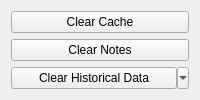
                             <widget class="QFrame" name="frame_11">
                              <property name="frameShape">
                               <enum>QFrame::Shape::NoFrame</enum>
                              </property>
                              <property name="frameShadow">
                               <enum>QFrame::Shadow::Raised</enum>
                              </property>
                              <layout class="QVBoxLayout" name="verticalLayout_40">
                               <item>
                                <widget class="QPushButton" name="clearCache_button">
                                 <property name="sizePolicy">
                                  <sizepolicy hsizetype="Preferred" vsizetype="Preferred">
                                   <horstretch>0</horstretch>
                                   <verstretch>0</verstretch>
                                  </sizepolicy>
                                 </property>
                                 <property name="text">
                                  <string>Clear Cache</string>
                                 </property>
                                </widget>
                               </item>
                               <item>
                                <widget class="QPushButton" name="clearNotes_button">
                                 <property name="sizePolicy">
                                  <sizepolicy hsizetype="Preferred" vsizetype="Preferred">
                                   <horstretch>0</horstretch>
                                   <verstretch>0</verstretch>
                                  </sizepolicy>
                                 </property>
                                 <property name="text">
                                  <string>Clear Notes</string>
                                 </property>
                                </widget>
                               </item>
                               <item>
                                <widget class="QToolButton" name="clearHist_toolbutton">
                                 <property name="sizePolicy">
                                  <sizepolicy hsizetype="Preferred" vsizetype="Preferred">
                                   <horstretch>0</horstretch>
                                   <verstretch>0</verstretch>
                                  </sizepolicy>
                                 </property>
                                 <property name="text">
                                  <string>Clear Historical Data</string>
                                 </property>
                                 <property name="popupMode">
                                  <enum>QToolButton::ToolButtonPopupMode::MenuButtonPopup</enum>
                                 </property>
                                 <property name="toolButtonStyle">
                                  <enum>Qt::ToolButtonStyle::ToolButtonTextBesideIcon</enum>
                                 </property>
                                </widget>
                               </item>
                              </layout>
                             </widget>
